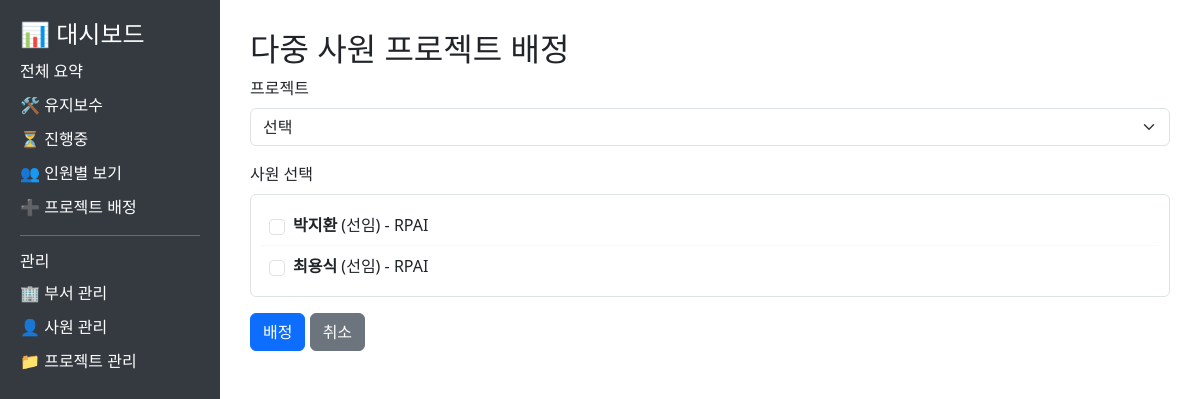
/assignment/add, run on an earlier commit of the app's database.
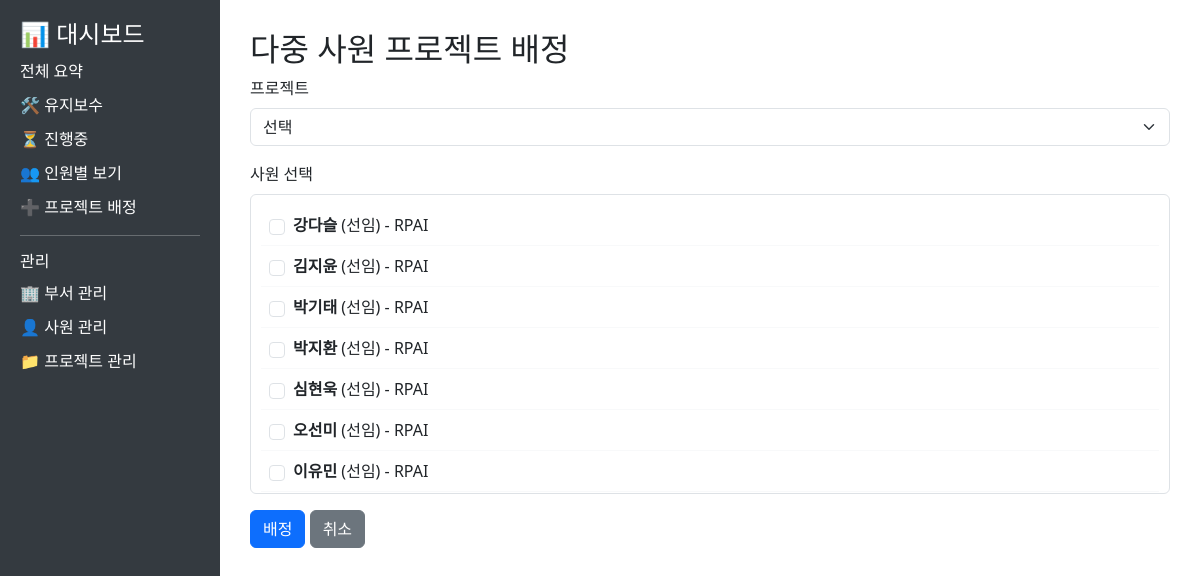
And on a later commit of the database.
### tables this page shows
CREATE TABLE employees (
        employee_id INTEGER PRIMARY KEY AUTOINCREMENT,
        name TEXT NOT NULL,
        position TEXT,
        department_id INTEGER,
        skills TEXT,
        FOREIGN KEY (department_id) REFERENCES departments(department_id)
    );

CREATE TABLE departments (
        department_id INTEGER PRIMARY KEY AUTOINCREMENT,
        name TEXT NOT NULL
    );

### dashboard/app.py (the view, shortened to what this page needs)
@app.route("/assignment/add", methods=["GET", "POST"])
def add_assignment():
    employees = get_available_employees()
    projects = get_available_projects()
    return render_template("assignment_add_multiple.html", employees=employees, projects=projects)

### dashboard/app.py (called while the page is built)
def get_connection():
    try:
        current_dir = os.path.dirname(__file__)
        parent_dir = os.path.dirname(current_dir)
        db_path = os.path.join(parent_dir, "db", "dashboard.db")
        print(f"데이터베이스 경로: {db_path}")  # 디버깅용
        conn = sqlite3.connect(db_path)
        conn.row_factory = sqlite3.Row
        return conn
    except sqlite3.Error as e:
        print(f"데이터베이스 연결 오류: {e}")
        return None

def get_available_employees():
    conn = get_connection()
    if conn is None:
        return pd.DataFrame()
    try:
        df = pd.read_sql_query("""
            SELECT e.employee_id, e.name, e.position, d.name AS department
            FROM employees e
            LEFT JOIN departments d ON e.department_id = d.department_id
            ORDER BY e.name
        """, conn)
        return df
    except Exception as e:
        print(f"사용 가능한 사원 목록 조회 오류: {e}")
        return pd.DataFrame()
    finally:
        conn.close()

### dashboard/templates/assignment_add_multiple.html (shortened to what this page needs)
<!DOCTYPE html>
<html>
<head>
    <link rel="stylesheet" href="https://cdn.jsdelivr.net/npm/bootstrap@5.3.0/dist/css/bootstrap.min.css">
</head>
<body>
    <div class="sidebar">
        <h4>📊 대시보드</h4>
        <a href="/">전체 요약</a>
        <a href="/maintenance">🛠 유지보수</a>
        <a href="/ongoing">⏳ 진행중</a>
        <a href="/assignment">👥 인원별 보기</a>
        <a href="/assignment/add">➕ 프로젝트 배정</a>
        <hr>
        <h6>관리</h6>
        <a href="/departments">🏢 부서 관리</a>
        <a href="/employees">👤 사원 관리</a>
        <a href="/projects">📁 프로젝트 관리</a>
    </div>
    <div class="content">
        <h2>다중 사원 프로젝트 배정</h2>
        <form method="POST" id="multipleAssignmentForm">
            <div class="mb-3">
                <label for="project_id" class="form-label">프로젝트</label>
                <select class="form-select" id="project_id" name="project_id" required>
                    <option value="">선택</option>
                </select>
            </div>
            <div class="mb-3">
                <label class="form-label">사원 선택</label>
                <div class="employee-list">
                    {% for emp in employees.itertuples() %}
                    <div class="employee-item">
                        <input type="checkbox" class="form-check-input me-2" id="emp_{{ emp.employee_id }}"
                            value="{{ emp.employee_id }}" name="employee_ids">
                        <label class="employee-info" for="emp_{{ emp.employee_id }}">
                            <strong>{{ emp.name }}</strong> ({{ emp.position }}) - {{ emp.department }}
                        </label>
                    </div>
                    {% endfor %}
                </div>
            </div>
            <button type="submit" class="btn btn-primary">배정</button>
            <a href="{{ url_for('assignment') }}" class="btn btn-secondary">취소</a>
        </form>
    </div>
</body>
</html>

What changed in the data, as far as the page shows it:
no longer on this page (row unchanged): employees: name "최용식", position "선임", department "RPAI"
added employees: name "강다슬", position "선임", department "RPAI"
added employees: name "김지윤", position "선임", department "RPAI"
added employees: name "박기태", position "선임", department "RPAI"
added employees: name "심현욱", position "선임", department "RPAI"
added employees: name "오선미", position "선임", department "RPAI"
added employees: name "이유민", position "선임", department "RPAI"
